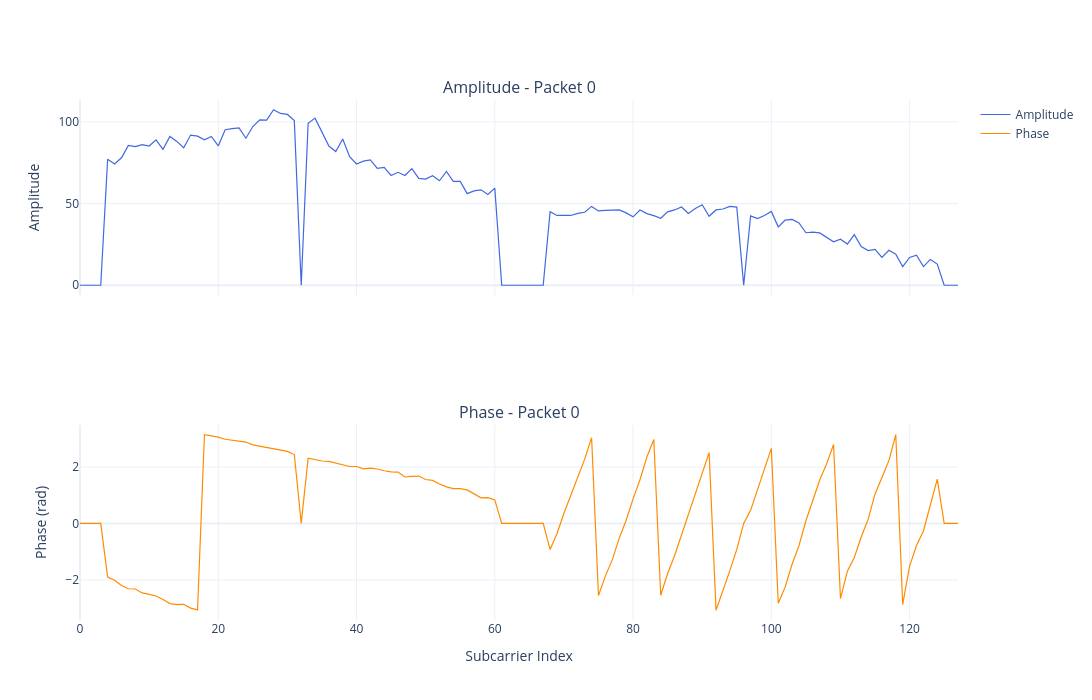

The cell this chart's notebook holds for it:
### Code cell
import plotly.graph_objects as go
from plotly.subplots import make_subplots
import numpy as np

# Chọn packet đầu tiên có dữ liệu hợp lệ
valid_packets = df_calc[df_calc["subcarrier_count"] > 0]
if valid_packets.empty:
    raise ValueError("Không có packet hợp lệ để plot")

sample_idx = valid_packets.index[0]
amp = np.asarray(df_calc.loc[sample_idx, "amplitude"])
phs = np.asarray(df_calc.loc[sample_idx, "phase"])
subcarrier_idx = np.arange(len(amp))

fig = make_subplots(rows=2, cols=1, shared_xaxes=True,
                    subplot_titles=[f"Amplitude - Packet {sample_idx}",
                                    f"Phase - Packet {sample_idx}"])

fig.add_trace(go.Scatter(x=subcarrier_idx, y=amp, mode='lines',
                          line=dict(color='royalblue', width=1.2),
                          name='Amplitude'), row=1, col=1)

fig.add_trace(go.Scatter(x=subcarrier_idx, y=phs, mode='lines',
                          line=dict(color='darkorange', width=1.2),
                          name='Phase'), row=2, col=1)

fig.update_yaxes(title_text="Amplitude", row=1, col=1)
fig.update_yaxes(title_text="Phase (rad)", row=2, col=1)
fig.update_xaxes(title_text="Subcarrier Index", row=2, col=1)
fig.update_layout(height=700, width=1200, showlegend=True,
                  template='plotly_white')
fig.show()

### Figure 1 — Plotly figure (JSON) as saved in the notebook; plotly's stock layout.template omitted (floating-point values rounded to 4 significant figures)
{"data": [{"line": {"color": "royalblue", "width": 1.2}, "mode": "lines", "name": "Amplitude", "type": "scatter", "x": [0, 1, 2, 3, 4, 5, 6, 7, 8, 9, 10, 11, 12, 13, 14, 15, 16, 17, 18, 19, 20, 21, 22, 23, 24, 25, 26, 27, 28, 29, 30, 31, 32, 33, 34, 35, 36, 37, 38, 39, 40, 41, 42, 43, 44, 45, 46, 47, 48, 49, 50, 51, 52, 53, 54, 55, 56, 57, 58, 59, 60, 61, 62, 63, 64, 65, 66, 67, 68, 69, 70, 71, 72, 73, 74, 75, 76, 77, 78, 79, 80, 81, 82, 83, 84, 85, 86, 87, 88, 89, 90, 91, 92, 93, 94, 95, 96, 97, 98, 99, 100, 101, 102, 103, 104, 105, 106, 107, 108, 109, 110, 111, 112, 113, 114, 115, 116, 117, 118, 119, 120, 121, 122, 123, 124, 125, 126, 127], "xaxis": "x", "y": [0.0, 0.0, 0.0, 0.0, 77.16, 74.25, 78.01, 85.63, 84.9, 86.05, 85.21, 89.04, 83.19, 91.09, 88.06, 84.2, 91.92, 91.27, 89.0, 91.05, 85.29, 95.19, 95.9, 96.32, 89.99, 97.14, 101.2, 101.1, 107.4, 105.2, 104.6, 100.8, 0.0, 99.09, 102.3, 93.6, 85.21, 81.84, 89.47, 78.72, 74.25, 75.96, 76.69, 71.51, 72.12, 67.19, 69.12, 67.19, 71.34, 65.38, 65.01, 67.07, 63.95, 69.64, 63.57, 63.57, 56.08, 57.8, 58.41, 55.61, 59.46, 0.0, 0.0, 0.0, 0.0, 0.0, 0.0, 0.0, 45.0, 42.72, 42.72, 42.72, 44.01, 44.69, 48.26, 45.49, 45.88, 45.88, 46.14, 44.28, 41.87, 46.01, 43.84, 42.58, 41.05, 44.91, 46.1, 47.93, 43.97, 46.96, 49.24, 42.2, 46.1, 46.69, 48.26, 47.8, 0.0, 42.49, 40.85, 42.72, 45.18, 35.74, 39.82, 40.31, 38.18, 32.14, 32.53, 32.02, 29.15, 26.57, 28.18, 25.18, 31.02, 23.71, 21.21, 21.95, 17.03, 21.4, 19.0, 11.4, 17.03, 18.38, 11.4, 15.81, 13.0, 0.0, 0.0, 0.0], "yaxis": "y"}, {"line": {"color": "darkorange", "width": 1.2}, "mode": "lines", "name": "Phase", "type": "scatter", "x": [0, 1, 2, 3, 4, 5, 6, 7, 8, 9, 10, 11, 12, 13, 14, 15, 16, 17, 18, 19, 20, 21, 22, 23, 24, 25, 26, 27, 28, 29, 30, 31, 32, 33, 34, 35, 36, 37, 38, 39, 40, 41, 42, 43, 44, 45, 46, 47, 48, 49, 50, 51, 52, 53, 54, 55, 56, 57, 58, 59, 60, 61, 62, 63, 64, 65, 66, 67, 68, 69, 70, 71, 72, 73, 74, 75, 76, 77, 78, 79, 80, 81, 82, 83, 84, 85, 86, 87, 88, 89, 90, 91, 92, 93, 94, 95, 96, 97, 98, 99, 100, 101, 102, 103, 104, 105, 106, 107, 108, 109, 110, 111, 112, 113, 114, 115, 116, 117, 118, 119, 120, 121, 122, 123, 124, 125, 126, 127], "xaxis": "x2", "y": [0.0, 0.0, 0.0, 0.0, -1.901, -2.016, -2.201, -2.315, -2.323, -2.463, -2.515, -2.572, -2.694, -2.841, -2.877, -2.865, -3.0, -3.065, 3.142, 3.109, 3.059, 2.983, 2.942, 2.922, 2.883, 2.784, 2.735, 2.691, 2.636, 2.58, 2.554, 2.441, 0.0, 2.313, 2.259, 2.212, 2.198, 2.138, 2.059, 2.017, 2.016, 1.934, 1.959, 1.928, 1.866, 1.827, 1.819, 1.645, 1.669, 1.678, 1.555, 1.526, 1.398, 1.294, 1.234, 1.234, 1.187, 1.045, 0.9068, 0.9129, 0.833, 0.0, 0.0, 0.0, 0.0, 0.0, 0.0, 0.0, -0.9273, -0.3588, 0.3588, 1.002, 1.594, 2.277, 3.038, -2.56, -1.858, -1.284, -0.5218, 0.1132, 0.8699, 1.549, 2.356, 2.976, -2.547, -1.773, -1.146, -0.4076, 0.3002, 1.107, 1.796, 2.508, -3.076, -2.386, -1.675, -0.9189, 0.0, 0.4636, 1.195, 1.93, 2.658, -2.829, -2.249, -1.446, -0.7854, 0.09348, 0.7854, 1.54, 2.111, 2.796, -2.662, -1.69, -1.208, -0.4825, 0.1419, 1.046, 1.63, 2.224, 3.142, -2.875, -1.512, -0.7854, -0.2663, 0.6055, 1.571, 0.0, 0.0, 0.0], "yaxis": "y2"}], "layout": {"annotations": [{"font": {"size": 16}, "showarrow": false, "text": "Amplitude - Packet 0", "x": 0.5, "xanchor": "center", "xref": "paper", "y": 1, "yanchor": "bottom", "yref": "paper"}, {"font": {"size": 16}, "showarrow": false, "text": "Phase - Packet 0", "x": 0.5, "xanchor": "center", "xref": "paper", "y": 0.375, "yanchor": "bottom", "yref": "paper"}], "height": 700, "showlegend": true, "width": 1200, "xaxis": {"anchor": "y", "domain": [0, 1], "matches": "x2", "showticklabels": false}, "xaxis2": {"anchor": "y2", "domain": [0, 1], "title": {"text": "Subcarrier Index"}}, "yaxis": {"anchor": "x", "domain": [0.625, 1], "title": {"text": "Amplitude"}}, "yaxis2": {"anchor": "x2", "domain": [0, 0.375], "title": {"text": "Phase (rad)"}}}}
